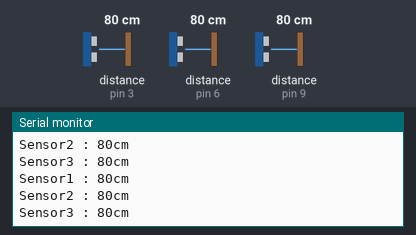
This sketch was run on a simulated Arduino Uno, built with avr-gcc and run on an emulated ATmega328P. Parts: the last lines printed to the serial monitor. Wiring (inferred from the names in the program): 3 × ultrasonic range finder: trigger pin 2, echo pin 3 / trigger pin 5, echo pin 6 / trigger pin 8, echo pin 9. The inputs (shaded band) are chosen by the test bench; at power-on: distance to the obstacle (sensors on pin 3, pin 6, pin 9) 80 cm. The echo pulse lasts 58.3 µs per cm.

Above: at 1.2 s.
1.3 s: distance to the obstacle (sensor on pin 3) set to 2 cm
At 1.82 s:
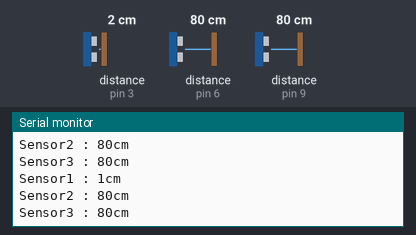
2.8 s: distance to the obstacle (sensor on pin 6) set to 299 cm
At 3.09 s:
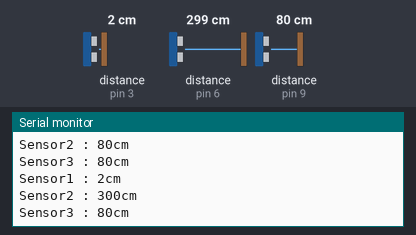
5.8 s: distance to the obstacle (sensor on pin 9) set to 250 cm
At 6.01 s:
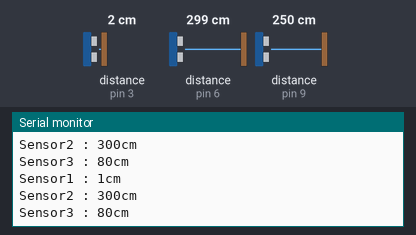
8.8 s: distance to the obstacle (sensor on pin 3) set to 4 cm
At 9.02 s:
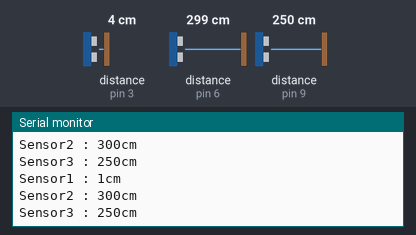
11.8 s: distance to the obstacle (sensor on pin 6) set to 2 cm
At 12.02 s:
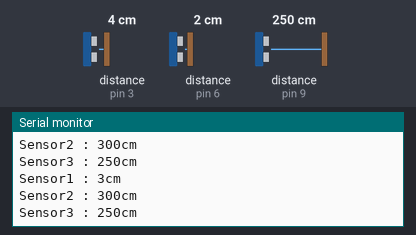
13.3 s: distance to the obstacle (sensor on pin 3) set to 60 cm
At 13.61 s:
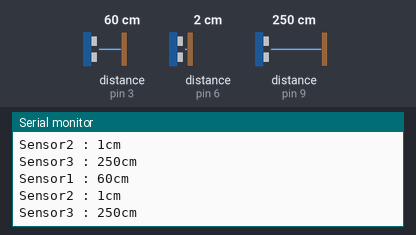
Timing chart, 0 to 16.3 s (numbered marks = the images above; inputs shaded):
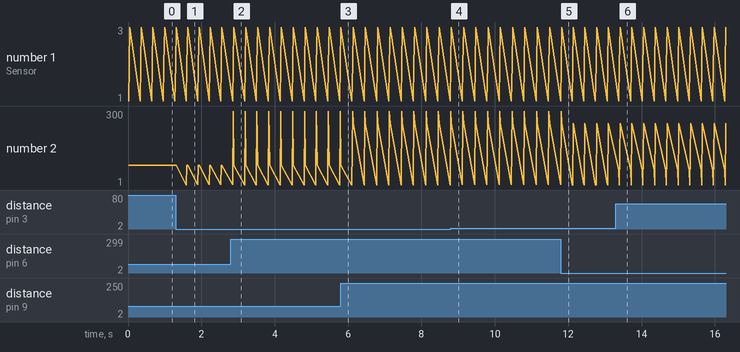

Measured:
- after the input at 1.3 s, the serial monitor: prints a new line after 0.29 s (image 1)
- after the input at 2.8 s, the serial monitor: prints a new line after 0.07 s (image 2)
- after the input at 13.3 s, the serial monitor: prints a new line after 0.08 s (image 6)
- plotted number 2: 80 → 300 after the input at 2.8 s

The sketch:

UltraSoundTest3_2.ino
```cpp
void setup() {
  // put your setup code here, to run once:
  Serial.begin(9600);
  pinMode(2,OUTPUT);  // 센서 Trig 핀
  pinMode(3,INPUT);   // 센서 Echo 핀
  pinMode(5,OUTPUT);  // 센서 Trig 핀
  pinMode(6,INPUT);   // 센서 Echo 핀
  pinMode(8,OUTPUT);  // 센서 Trig 핀
  pinMode(9,INPUT);   // 센서 Echo 핀
}

void loop() {
  // put your main code here, to run repeatedly:
  int duration1, duration2, duration3;
  int cm1, cm2, cm3;

  digitalWrite(2,LOW);    // Trig 신호 off
  delayMicroseconds(2);  // 10us 정도 유지
  digitalWrite(2,HIGH);   // 센서에 Trig 신호 입력
  delayMicroseconds(10);  // 10us 정도 유지
  digitalWrite(2,LOW);    // Trig 신호 off
  duration1 = pulseIn(3, HIGH);  // Echo pin: HIGH->Low 간격을 측정
  cm1 = microsecondsToCentimeters(duration1);  // 거리(cm)로 변환

  digitalWrite(5,LOW);    // Trig 신호 off
  delayMicroseconds(2);  // 10us 정도 유지
  digitalWrite(5,HIGH);   // 센서에 Trig 신호 입력
  delayMicroseconds(10);  // 10us 정도 유지
  digitalWrite(5,LOW);    // Trig 신호 off
  duration2 = pulseIn(6, HIGH);  // Echo pin: HIGH->Low 간격을 측정
  cm2 = microsecondsToCentimeters(duration2);  // 거리(cm)로 변환

  digitalWrite(8,LOW);    // Trig 신호 off
  delayMicroseconds(2);  // 10us 정도 유지
  digitalWrite(8,HIGH);   // 센서에 Trig 신호 입력
  delayMicroseconds(10);  // 10us 정도 유지
  digitalWrite(8,LOW);    // Trig 신호 off
  duration3 = pulseIn(9, HIGH);  // Echo pin: HIGH->Low 간격을 측정
  cm3 = microsecondsToCentimeters(duration3);  // 거리(cm)로 변환

  Serial.print("Sensor1 : ");
  Serial.print(cm1);
  Serial.println("cm");

  Serial.print("Sensor2 : ");
  Serial.print(cm2);
  Serial.println("cm");

  Serial.print("Sensor3 : ");
  Serial.print(cm3);
  Serial.println("cm");

  Serial.println("");

  delay(300);  // 0.3초 대기 후 다시 측정
}

int microsecondsToCentimeters(int microseconds)
{
  return microseconds/29/2;
}
```
